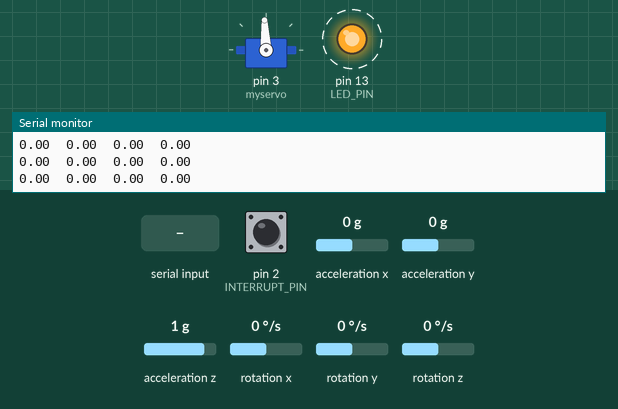
This sketch was run on a simulated Arduino Uno, built with avr-gcc and run on an emulated ATmega328P. Shown: servo, output pins drawn as LEDs (lit = HIGH), the last lines printed to the serial monitor. Dashed ring = blinking. Inputs (shaded band) come from the test bench; at power-on: rotation z 0 °/s, acceleration x 0 g, acceleration z 1 g, acceleration y 0 g, pin 2 (INTERRUPT_PIN) LOW, rotation x 0 °/s, rotation y 0 °/s. The sensor or clock chip raises its interrupt line as the real part does.

Above: at 1.8 s.
1.9 s: rotation z set to -100 °/s
At 3.2 s:
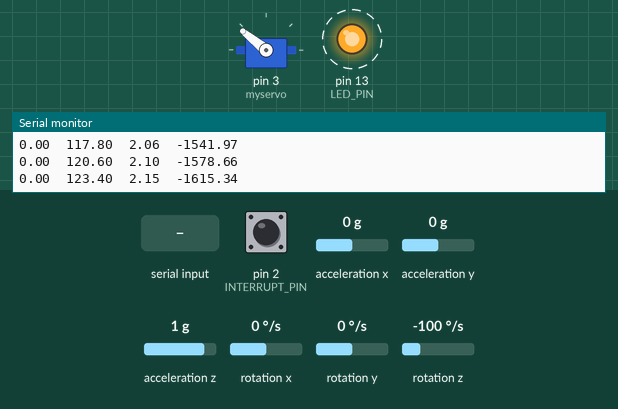
At 4.23 s:
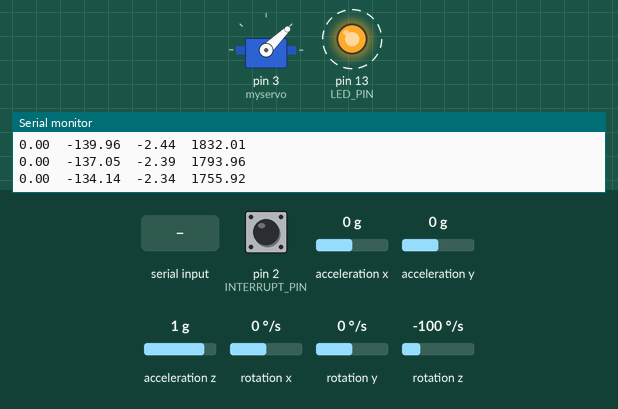
4.9 s: "5\n" received over Serial
At 5.66 s:
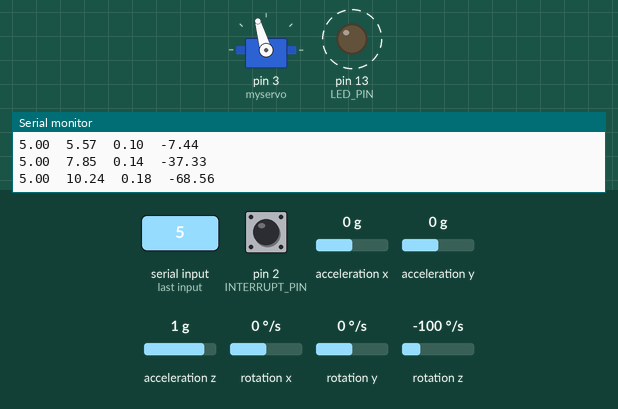
7.9 s: "30,150\n" received over Serial
At 9.72 s:
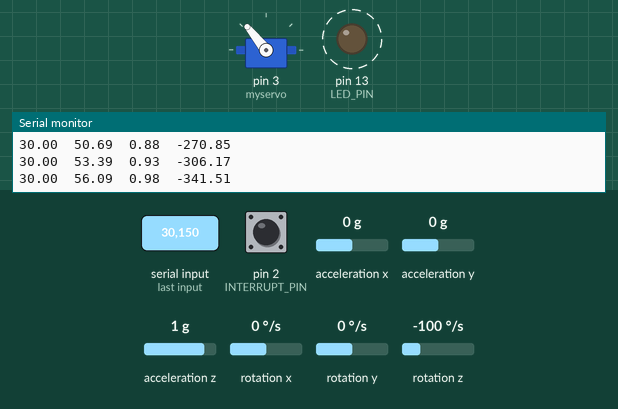
10.9 s: acceleration x set to -0.8 g
13.9 s: acceleration z set to -0.8 g
16.9 s: acceleration y set to -0.8 g
Timing chart, 0 to 20.9 s (numbered marks = the images above; inputs shaded):
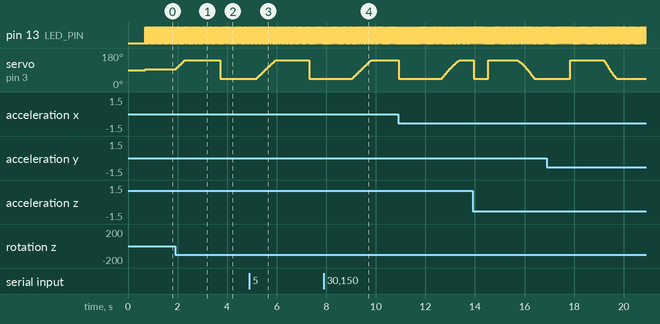

The sketch:

P_control_Code.ino
```cpp
// NOTES
// if the end of the axle is facing you/up:
// rot counterclcokwise increases IMU Yaw (positively to 3.14)
// rot clockwise decreases IMU Yaw (negatively to -3.14)
// sending 1500+x command to servo rotates it counterclockwise
// sending 1500-x command to servo rotates it clockwise
// command is sent as 1500 - (rotation)*coefficient
//
//
//
//
//
//
//Upd. 10/29 2:25 PM


// I2Cdev and MPU6050 must be installed as libraries, or else the .cpp/.h files
// for both classes must be in the include path of your project
#include "I2Cdev.h"
#include <Servo.h>
#include "MPU6050_6Axis_MotionApps20.h"
//#include "MPU6050.h" // not necessary if using MotionApps include file

// Arduino Wire library is required if I2Cdev I2CDEV_ARDUINO_WIRE implementation
// is used in I2Cdev.h
#if I2CDEV_IMPLEMENTATION == I2CDEV_ARDUINO_WIRE
#include "Wire.h"
#endif

// class default I2C address is 0x68
// specific I2C addresses may be passed as a parameter here
// AD0 low = 0x68 (default for SparkFun breakout and InvenSense evaluation board)
// AD0 high = 0x69
//MPU6050 mpu;
MPU6050 mpu(0x69); // <-- use for AD0 high

/* =========================================================================
   NOTE: In addition to connection 3.3v, GND, SDA, and SCL, this sketch
   depends on the MPU-6050's INT pin being connected to the Arduino's
   external interrupt #0 pin. On the Arduino Uno and Mega 2560, this is
   digital I/O pin 2.
   ========================================================================= */

/* =========================================================================
   NOTE: Arduino v1.0.1 with the Leonardo board generates a compile error
   when using Serial.write(buf, len). The Teapot output uses this method.
   The solution requires a modification to the Arduino USBAPI.h file, which
   is fortunately simple, but annoying. This will be fixed in the next IDE
   release. For more info, see these links:

   http://arduino.cc/forum/index.php/topic,109987.0.html
   http://code.google.com/p/arduino/issues/detail?id=958
   ========================================================================= */


//pid stuff

double tic = millis();
double goal = 0.0;
double kp = 750;
double ki = 1;
double kd = 1;

double properr = goal - 0.0;
double interr = 0.0;
double dererr = 0.0;


double toc = millis();

Servo myservo;


// uncomment "OUTPUT_READABLE_QUATERNION" if you want to see the actual
// quaternion components in a [w, x, y, z] format (not best for parsing
// on a remote host such as Processing or something though)
//#define OUTPUT_READABLE_QUATERNION

// uncomment "OUTPUT_READABLE_EULER" if you want to see Euler angles
// (in degrees) calculated from the quaternions coming from the FIFO.
// Note that Euler angles suffer from gimbal lock (for more info, see
// http://en.wikipedia.org/wiki/Gimbal_lock)
//#define OUTPUT_READABLE_EULER

// uncomment "OUTPUT_READABLE_YAWPITCHROLL" if you want to see the yaw/
// pitch/roll angles (in degrees) calculated from the quaternions coming
// from the FIFO. Note this also requires gravity vector calculations.
// Also note that yaw/pitch/roll angles suffer from gimbal lock (for
// more info, see: http://en.wikipedia.org/wiki/Gimbal_lock)
#define OUTPUT_READABLE_YAWPITCHROLL

// uncomment "OUTPUT_READABLE_REALACCEL" if you want to see acceleration
// components with gravity removed. This acceleration reference frame is
// not compensated for orientation, so +X is always +X according to the
// sensor, just without the effects of gravity. If you want acceleration
// compensated for orientation, us OUTPUT_READABLE_WORLDACCEL instead.
//#define OUTPUT_READABLE_REALACCEL

// uncomment "OUTPUT_READABLE_WORLDACCEL" if you want to see acceleration
// components with gravity removed and adjusted for the world frame of
// reference (yaw is relative to initial orientation, since no magnetometer
// is present in this case). Could be quite handy in some cases.
//#define OUTPUT_READABLE_WORLDACCEL

// uncomment "OUTPUT_TEAPOT" if you want output that matches the
// format used for the InvenSense teapot demo
//#define OUTPUT_TEAPOT


#define INTERRUPT_PIN 2  // use pin 2 on Arduino Uno & most boards
#define LED_PIN 13 // (Arduino is 13, Teensy is 11, Teensy++ is 6)
bool blinkState = false;

// MPU control/status vars
bool dmpReady = false;  // set true if DMP init was successful
uint8_t mpuIntStatus;   // holds actual interrupt status byte from MPU
uint8_t devStatus;      // return status after each device operation (0 = success, !0 = error)
uint16_t packetSize;    // expected DMP packet size (default is 42 bytes)
uint16_t fifoCount;     // count of all bytes currently in FIFO
uint8_t fifoBuffer[64]; // FIFO storage buffer

// orientation/motion vars
Quaternion q;           // [w, x, y, z]         quaternion container
VectorInt16 aa;         // [x, y, z]            accel sensor measurements
VectorInt16 aaReal;     // [x, y, z]            gravity-free accel sensor measurements
VectorInt16 aaWorld;    // [x, y, z]            world-frame accel sensor measurements
VectorFloat gravity;    // [x, y, z]            gravity vector
float euler[3];         // [psi, theta, phi]    Euler angle container
float ypr[3];           // [yaw, pitch, roll]   yaw/pitch/roll container and gravity vector

// packet structure for InvenSense teapot demo
uint8_t teapotPacket[14] = { '$', 0x02, 0, 0, 0, 0, 0, 0, 0, 0, 0x00, 0x00, '\r', '\n' };


// ================================================================
// ===               INTERRUPT DETECTION ROUTINE                ===
// ================================================================

volatile bool mpuInterrupt = false;     // indicates whether MPU interrupt pin has gone high
void dmpDataReady() {
  mpuInterrupt = true;
}


// ================================================================
// ===                      INITIAL SETUP                       ===
// ================================================================

void setup() {


  myservo.attach(3);
  // join I2C bus (I2Cdev library doesn't do this automatically)
#if I2CDEV_IMPLEMENTATION == I2CDEV_ARDUINO_WIRE
  Wire.begin();
  Wire.setClock(400000); // 400kHz I2C clock. Comment this line if having compilation difficulties
#elif I2CDEV_IMPLEMENTATION == I2CDEV_BUILTIN_FASTWIRE
  Fastwire::setup(400, true);
#endif

  // initialize serial communication
  // (115200 chosen because it is required for Teapot Demo output, but it's
  // really up to you depending on your project)
  Serial.begin(9600);
  while (!Serial); // wait for Leonardo enumeration, others continue immediately

  // NOTE: 8MHz or slower host processors, like the Teensy @ 3.3V or Arduino
  // Pro Mini running at 3.3V, cannot handle this baud rate reliably due to
  // the baud timing being too misaligned with processor ticks. You must use
  // 38400 or slower in these cases, or use some kind of external separate
  // crystal solution for the UART timer.

  // initialize device
  Serial.println(F("Initializing I2C devices..."));
  mpu.initialize();
  pinMode(INTERRUPT_PIN, INPUT);

  // verify connection
  Serial.println(F("Testing device connections..."));
  Serial.println(mpu.testConnection() ? F("MPU6050 connection successful") : F("MPU6050 connection failed"));

  // wait for ready
  Serial.println(F("\nSend any character to begin DMP programming and demo: "));
  // load and configure the DMP
  Serial.println(F("Initializing DMP..."));
  devStatus = mpu.dmpInitialize();

  // supply your own gyro offsets here, scaled for min sensitivity
  mpu.setXGyroOffset(220);
  mpu.setYGyroOffset(76);
  mpu.setZGyroOffset(-85);
  mpu.setZAccelOffset(1788); // 1688 factory default for my test chip

  // make sure it worked (returns 0 if so)
  if (devStatus == 0) {
    // Calibration Time: generate offsets and calibrate our MPU6050
    mpu.CalibrateAccel(6);
    mpu.CalibrateGyro(6);
    mpu.PrintActiveOffsets();
    // turn on the DMP, now that it's ready
    Serial.println(F("Enabling DMP..."));
    mpu.setDMPEnabled(true);

    // enable Arduino interrupt detection
    Serial.print(F("Enabling interrupt detection (Arduino external interrupt "));
    Serial.print(digitalPinToInterrupt(INTERRUPT_PIN));
    Serial.println(F(")..."));
    attachInterrupt(digitalPinToInterrupt(INTERRUPT_PIN), dmpDataReady, RISING);
    mpuIntStatus = mpu.getIntStatus();

    // set our DMP Ready flag so the main loop() function knows it's okay to use it
    Serial.println(F("DMP ready! Waiting for first interrupt..."));
    dmpReady = true;

    // get expected DMP packet size for later comparison
    packetSize = mpu.dmpGetFIFOPacketSize();
  } else {
    // ERROR!
    // 1 = initial memory load failed
    // 2 = DMP configuration updates failed
    // (if it's going to break, usually the code will be 1)
    Serial.print(F("DMP Initialization failed (code "));
    Serial.print(devStatus);
    Serial.println(F(")"));
  }

  // configure LED for outputj
  pinMode(LED_PIN, OUTPUT);
}


// ================================================================
// ===                    MAIN PROGRAM LOOP                     ===
// ================================================================

void loop() {
  tic = toc;
  if (Serial.available() > 0) {
    String data = Serial.readStringUntil('\n');
    int data2 = data.toInt();
    goal = data2;
  }
  Serial.print(goal);
  Serial.print("\t");
  // if programming failed, don't try to do anything
  if (!dmpReady) return;
  // read a packet from FIFO
  if (mpu.dmpGetCurrentFIFOPacket(fifoBuffer)) { // Get the Latest packet


#ifdef OUTPUT_READABLE_YAWPITCHROLL
    // display Euler angles in degrees
    mpu.dmpGetQuaternion(&q, fifoBuffer);
    mpu.dmpGetGravity(&gravity, &q);
    mpu.dmpGetYawPitchRoll(ypr, &q, &gravity);
    //Serial.print("ypr\t");
    Serial.print(ypr[0] * 180 / M_PI);
    Serial.print("\t");
    //Serial.print(ypr[1] * 180/M_PI);
    //Serial.print("\t");
    //Serial.println(ypr[2] * 180/M_PI);


    toc = millis();
    //dererr = (properr - (goal-ypr[0]))/(toc-tic);
    properr = goal * M_PI / 180  - ypr[0];
    Serial.print(ypr[0]);
    Serial.print("\t");
    //interr += properr * (toc-tic);
    Serial.println(properr * kp);
    int toRot = properr * kp;
    int Rot = max(min(1500 - toRot, 2000), 1000);
    myservo.writeMicroseconds(Rot);


#endif

    // blink LED to indicate activity
    blinkState = !blinkState;
    digitalWrite(LED_PIN, blinkState);
  }
}
```

Measured:
- after the input at 1.9 s, pin 13 (LED_PIN): alternates HIGH for 0.03 s and LOW for 0.03 s, starting after 0.27 s; servo on pin 3 (myservo): rises from 93° to 141° in 0.36 s, then falls to 44° in 1.5 s
- by itself, pin 13 (LED_PIN): alternates HIGH for 0.02 s and LOW for 0.02 s
